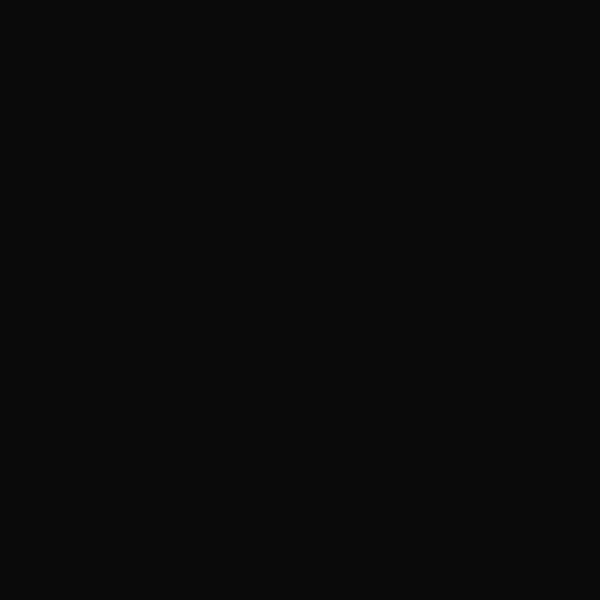
Frame 1 (no input)
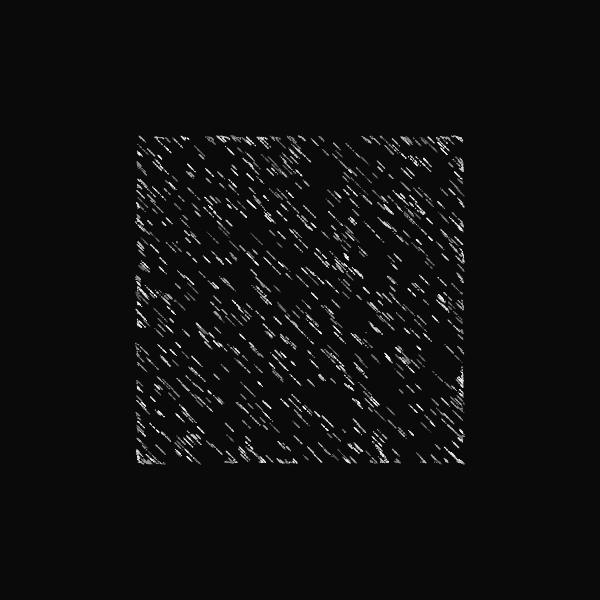
Frame 60 (no input)
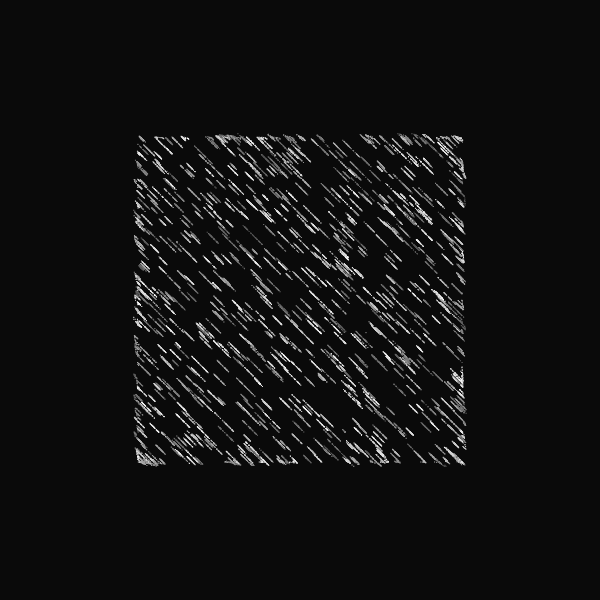
Frame 120 (the mouse pressed at the canvas centre since frame 60)

The p5.js sketch that drew these frames (run headless with seeded random() and noise() and a simulated clock; from frame 60 on, the mouse is pressed at the canvas centre):

// p5.js sketch
// ── sketch.js
//inspo from Fiona 

let moverSystems = [];
let num = 10;
let cells, cols, rows;
let offset, margin;
let cellW, cellH;
let bg;
let graphics;



function setup() {
  w = 600;
  var canvas;
    if(windowWidth>=600 && windowHeight >=600){
      canvas = createCanvas(600, 600);
    }
    else{
      canvas = createCanvas(windowWidth, windowHeight - 100);
    }

  var x = (windowWidth - width) / 2;
  var y = (windowHeight - height) / 2;

  canvas.position(x, y);
  background(0);
  noStroke();

  graphics = createGraphics(width, height);
  graphics.colorMode(HSB, 360, 100, 100, 100);

  cells = 1
  cols = cells;
  rows = cells;
  offset = width / 5;
  margin = offset / 5;
  cellW = (width - offset * 2 - margin * (cols - 1)) / cols;
  cellH = (height - offset * 2 - margin * (rows - 1)) / rows;
  

  for (let j = 0; j < rows; j++) {
    for (let i = 0; i < cols; i++) {
      let x = map(i, 0, cols, offset, width - offset + margin);
      let y = map(j, 0, rows, offset, width - offset + margin);
      let b = new Bound(x, y, cellW, cellH);
      moverSystems.push(new MoverSystem(b, int(random(10, 100))*map(cells,2,7,10,5), cellW/10, cellW/2));
      moverSystems[i].render();
    }
  }
  background(10);
  image(graphics,0,0);

}


function draw(){
  rectMode(CENTER)
  for (let ms of moverSystems) {
    ms.update();
    ms.render();
  }
  if(frameCount >300){
    noLoop();
  }
}

class Mover {
  constructor(x, y, d, c1, c2) {
    this.pos = createVector(x, y);
    this.noiseScale = createVector(1,200,-200);
    this.d = d;
    this.dLife = d/500;
    this.maxD = this.d;
    this.c1 = c1;
    this.c2 = c2;
  }
  update() {
    let n = map(noise(this.pos.x / this.noiseScale.x, this.pos.y / this.noiseScale.y), 0, 1, 600, -200);
    let vel = createVector(sin(n), sin(n));
    this.pos.add(vel);
    this.d -= this.dLife;
    this.d = constrain(this.d, 0, this.maxD);
  }
  render() {
    colorMode(RGB);
    let c = lerpColor(color(this.c1), color(this.c2 + 100), this.d/this.maxD);
    let cLine = lerpColor(color(this.c1), color(this.c2), this.d/this.maxD - 100);

    fill(c, 15);
    if(frameCount%2 == 0){
      // strokeWeight(0.5)
      noStroke()
      rect(this.pos.x, this.pos.y,1, 1);
    }
  }
}

class MoverSystem {
  constructor(b, n, d, p) {
    this.movers = [];
    this.b = b;
    this.n = n;
    this.d = d;
    this.p = p;
    for (let i = 0; i < this.n; i++) {
      let c1 = random(p);
      let c2 = c1;
      while (c1 == c2) {
        c2 = random(p);
      }
      this.movers.push(new Mover(random(this.b.x, this.b.x + this.b.w), random(this.b.y, this.b.y + this.b.h), this.d, c1, c2));
    }
  }
  update() {
    for (let m of this.movers) {
      m.update();
      this.b.checkBound(m);
    }
  }
  render() {
    for (let m of this.movers) {
      m.render();
    }
  }
}



class Bound {
  constructor(x, y, w, h) {
    this.x = x;
    this.y = y;
    this.w = w;
    this.h = h;
  }
  checkBound(m) {
    if (m.pos.x - m.d / 2 < this.x) m.pos.x = this.x + m.d / 2;
    if (m.pos.x + m.d / 2 > this.x + this.w) m.pos.x = this.x + this.w - m.d / 2;
    if (m.pos.y - m.d / 2 < this.y) m.pos.y = this.y + m.d / 2;
    if (m.pos.y + m.d / 2 > this.y + this.h) m.pos.y = this.y + this.h - m.d / 2;
  }
  render() {
    //noFill();
    ellipse(this.x, this.y, this.w, this.h);
  }
}
